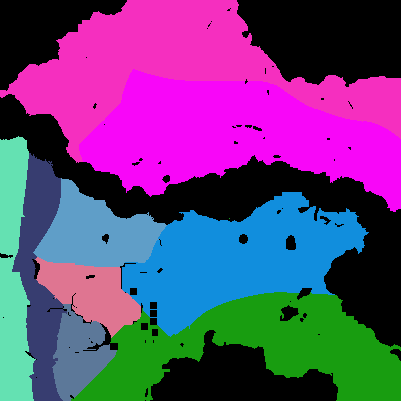
#> input picture world_maker/data/custom_district.png, 401 x 401 px
$ python -i data_analysis.py   (imports and definitions only)
#> lines starting #> are read from the running program, lines starting #| are printed output that depends on the picture; after the words box and inside, x2 and y2 are one past the last pixel; in counts of white or black regions, pixels touching at a corner belong together
from world_maker.World import World
from PIL import Image, ImageFilter
import numpy as np
from scipy import ndimage
from world_maker.Skeleton import Skeleton
from world_maker.Position import Position
from random import randint, choice
import cv2


# [8 lines that did not run here, left out]


def get_data_no_update():
    print("[Data Analysis] Generating data...")
    # heightmap, watermap, treemap = world.getData()
    heightmap, watermap, treemap = handle_import_image(
        './world_maker/data/heightmap.png'), handle_import_image(
        './world_maker/data/watermap.png'), handle_import_image(
        './world_maker/data/treemap.png')
    print("[Data Analysis] Data generated.")
    return heightmap, watermap, treemap


def handle_import_image(image: str | Image.Image) -> Image.Image:
    if isinstance(image, str):
        return Image.open(image)
    return image


# [79 lines left out: functions filter_negative, filter_sobel, not called in this run]


def filter_smooth_theshold(image: str | Image.Image, radius: int = 3):
    """
    :param image: white and black image representing the derivative of the terrain (sobel), where black is flat and white is very steep.
    :param radius: Radius of the Gaussian blur.

    Returns:
        image: black or white image, with black as flat areas to be skeletonized
    """

    image = handle_import_image(image)

    # image = image.filter(ImageFilter.SMOOTH_MORE)
    # image = image.filter(ImageFilter.SMOOTH_MORE)
    # image = image.filter(ImageFilter.SMOOTH_MORE)
    image = image.convert('L')
    image = image.filter(ImageFilter.GaussianBlur(radius))
    array = np.array(image)

    bool_array = array > 7

    # [6 lines of commented-out code are left out]

    return Image.fromarray(bool_array)


# [55 lines left out: functions filter_smooth, subtract_map, overide_map, group_map, not called in this run]


def filter_smooth_array(array: np.ndarray, radius: int = 3) -> np.ndarray:
    image = Image.fromarray(array)
    smooth_image = filter_smooth_theshold(image, radius)
    array = np.array(smooth_image)
    return array


def filter_remove_details(image: str | Image.Image, n: int = 20) -> Image.Image:
    image = handle_import_image(image)
    array = np.array(image)
    for _ in range(n):
        array = ndimage.binary_dilation(array, iterations=4)
        array = ndimage.binary_erosion(array, iterations=5)
        array = filter_smooth_array(array, 2)
        array = ndimage.binary_erosion(array, iterations=3)
    image = Image.fromarray(array)
    return image


# [243 lines left out: functions highway_map, create_volume, convert_2D_to_3D, skeleton_highway_map, skeleton_mountain_map, smooth_sobel_water and 8 more, not called in this run]

>>> import cv2
>>> picture = cv2.imread('data/custom_district.png', cv2.IMREAD_GRAYSCALE)
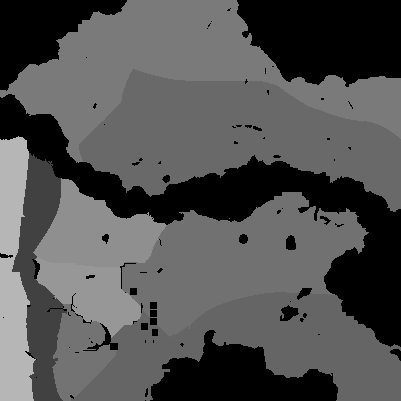
#> picture: shape (401, 401); min 0, max 182, mean 82
>>> result = filter_remove_details(picture)
#> in filter_remove_details, `array = ndimage.binary_dilation(array, iterations=4)`:
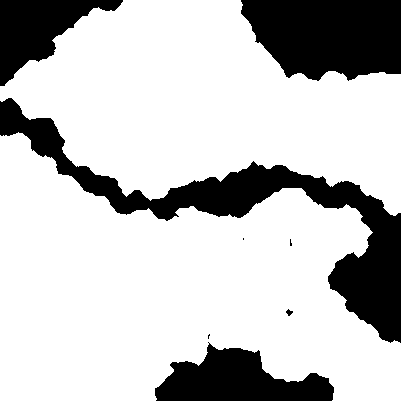
#> array: shape (401, 401) bool; 76.4% white; 8 black regions (3 under 20 px), largest, box (x1, y1, x2, y2) and area: (0, 98, 401, 343) 16191, (241, 0, 401, 81) 10630, (155, 342, 334, 401) 6181, (0, 0, 123, 86) 4869, (286, 309, 293, 316) 28
#> in filter_remove_details, `array = ndimage.binary_erosion(array, iterations=5)`:
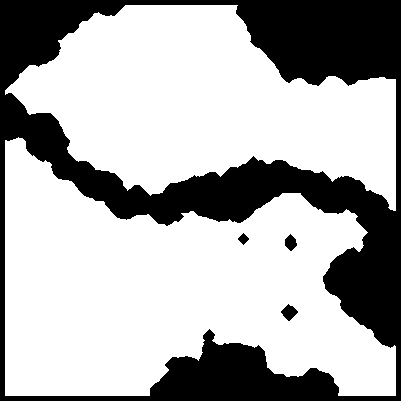
#> array: shape (401, 401) bool; 68.7% white; 4 black regions, box (x1, y1, x2, y2) and area: (0, 0, 401, 401) 50002, (281, 304, 298, 321) 163, (285, 234, 297, 251) 135, (238, 233, 249, 245) 72
#> in filter_smooth_theshold, `image = image.filter(ImageFilter.GaussianBlur(radius))`:
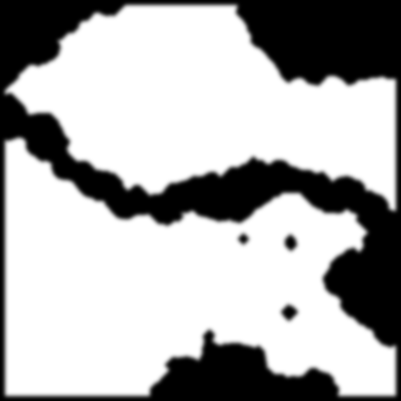
#> image: PIL image 401x401 L; min 0, max 255, mean 175.1
#> in filter_smooth_theshold, `bool_array = array > 7`:
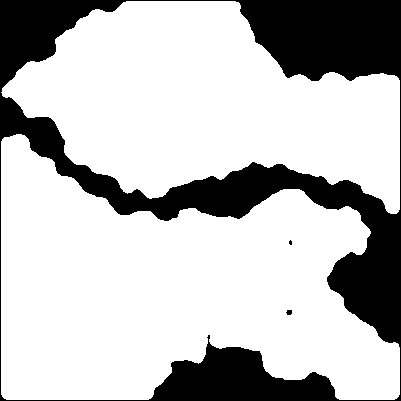
#> bool_array: shape (401, 401) bool; 75% white; 3 black regions (1 under 20 px), largest, box (x1, y1, x2, y2) and area: (0, 0, 401, 401) 40178, (286, 310, 292, 315) 25
#> in filter_remove_details, `array = ndimage.binary_erosion(array, iterations=3)`:
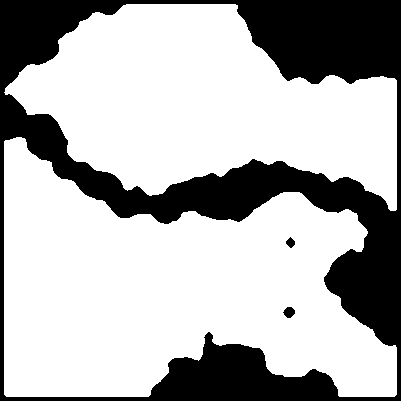
#> array: shape (401, 401) bool; 70.5% white; 3 black regions, box (x1, y1, x2, y2) and area: (0, 0, 401, 401) 47230, (283, 307, 295, 318) 94, (286, 237, 295, 248) 63
#> in filter_remove_details, `image = Image.fromarray(array)`:
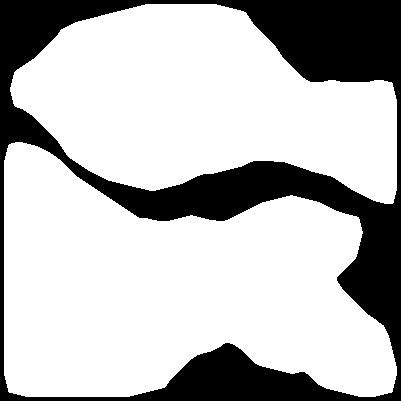
#> image: PIL image 401x401 1; 73.6% white; 1 black region, box (x1, y1, x2, y2) and area: (0, 0, 401, 401) 42408
